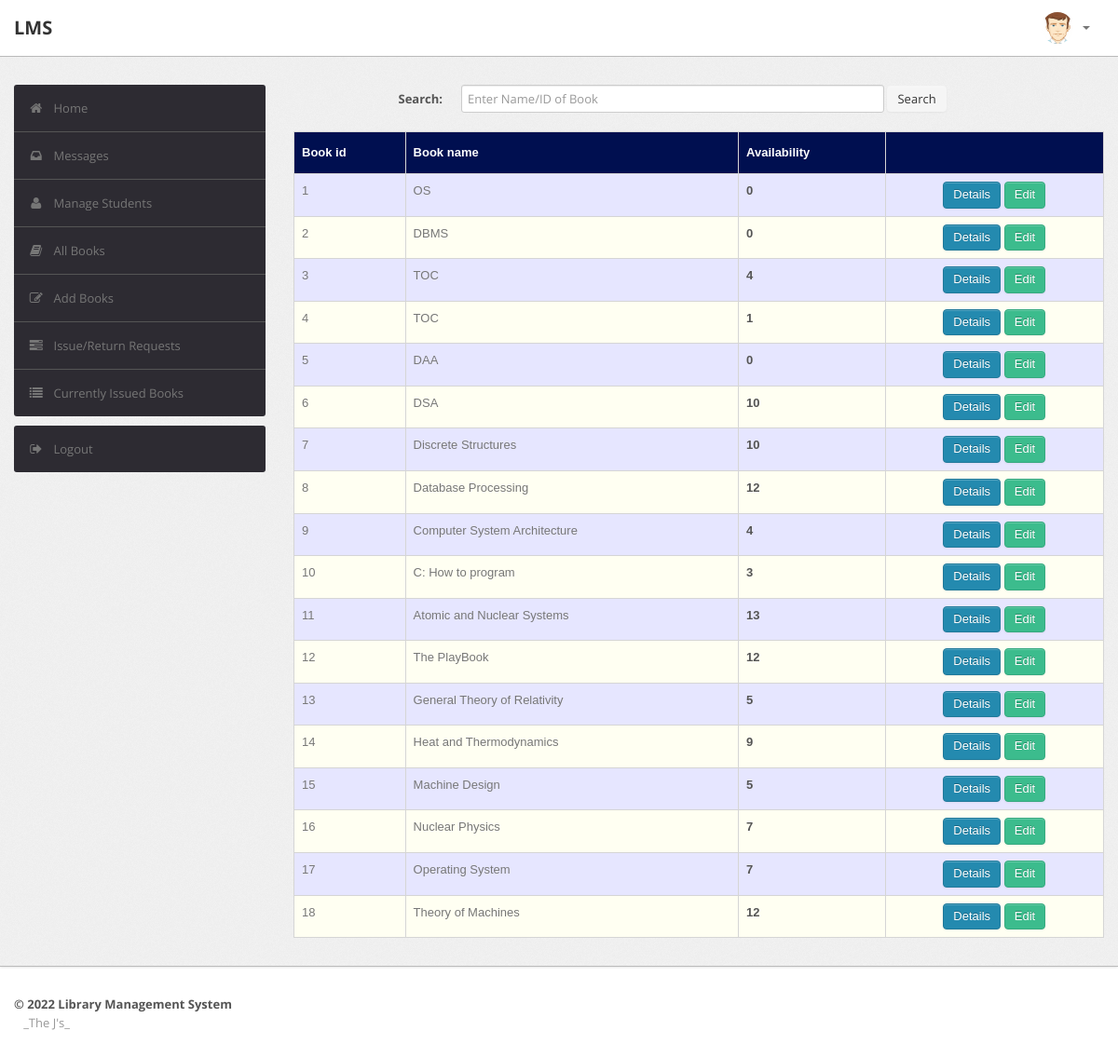
/admin/book.php (signed in), run on the app's committed database.
### tables this page shows
CREATE TABLE `book` (
  `BookId` int(10) NOT NULL,
  `Title` varchar(50) DEFAULT NULL,
  `Publisher` varchar(50) DEFAULT NULL,
  `Year` varchar(50) DEFAULT NULL,
  `Availability` int(5) DEFAULT NULL
);

### admin/book.php (the view, shortened to what this page needs)
<?php
require('dbconn.php');
?>
<?php
if ($_SESSION['RollNo']) {
    ?>
<!DOCTYPE html>
<html lang="en">
    <head>
        <link type="text/css" href="bootstrap/css/bootstrap.min.css" rel="stylesheet">
        <link type="text/css" href="bootstrap/css/bootstrap-responsive.min.css" rel="stylesheet">
        <link type="text/css" href="css/theme.css" rel="stylesheet">
        <link type="text/css" href="images/icons/css/font-awesome.css" rel="stylesheet">
    </head>
    <body>
        <div class="navbar navbar-fixed-top">
            <div class="navbar-inner">
                <div class="container">
                        <a class="brand" href="index.php">LMS </a>
                    <div class="nav-collapse collapse navbar-inverse-collapse">
                        <ul class="nav pull-right">
                            <li class="nav-user dropdown"><a href="#" class="dropdown-toggle" data-toggle="dropdown">
                                <img src="images/user.png" class="nav-avatar" />
                                <b class="caret"></b></a>
                            </li>
                        </ul>
                    </div>
                </div>
            </div>
        </div>
        <div class="wrapper">
            <div class="container">
                <div class="row">
                    <div class="span3">
                        <div class="sidebar">
                            <ul class="widget widget-menu unstyled">
                                <li class="active"><a href="index.php"><i class="menu-icon icon-home"></i>Home
                                </a></li>
                                 <li><a href="message.php"><i class="menu-icon icon-inbox"></i>Messages</a>
                                </li>
                                <li><a href="student.php"><i class="menu-icon icon-user"></i>Manage Students </a>
                                </li>
                                <li><a href="book.php"><i class="menu-icon icon-book"></i>All Books </a></li>
                                <li><a href="addbook.php"><i class="menu-icon icon-edit"></i>Add Books </a></li>
                                <li><a href="requests.php"><i class="menu-icon icon-tasks"></i>Issue/Return Requests </a></li>
                                <li><a href="current.php"><i class="menu-icon icon-list"></i>Currently Issued Books </a></li>
                            </ul>
                            <ul class="widget widget-menu unstyled">
                                <li><a href="logout.php"><i class="menu-icon icon-signout"></i>Logout </a></li>
                            </ul>
                        </div>
                    </div>
                    <div class="span9">
                  <form class="form-horizontal row-fluid" action="book.php" method="post">
                                        <div class="control-group">
                                            <label class="control-label" for="Search"><b>Search:</b></label>
                                            <div class="controls">
                                                <input type="text" id="title" name="title" placeholder="Enter Name/ID of Book" class="span8" required>
                                                <button type="submit" name="submit"class="btn">Search</button>
                                            </div>
                                        </div>
                                    </form>
                                    <br>
                                    <?php
                                    if(isset($_POST['submit']))
                                        {$s=$_POST['title'];
                                            $sql="select * from LMS.book where BookId='$s' or Title like '%$s%'";
                                        }
                                    else
                                        $sql="select * from LMS.book";
                                    $result=$conn->query($sql);
                                    $rowcount=mysqli_num_rows($result);
                                    if(!($rowcount))
                                        echo "<br><center><h2><b><i>No Results</i></b></h2></center>";
                                    else
                                    {
                                    ?>
                        <table class="table" id = "tables">
                                  <thead>
                                    <tr>
                                      <th>Book id</th>
                                      <th>Book name</th>
                                      <th>Availability</th>
                                      <th></th>
                                    </tr>
                                  </thead>
                                  <tbody>
                                    <?php
                            while($row=$result->fetch_assoc())
                            {
                                $bookid=$row['BookId'];
                                $name=$row['Title'];
                                $avail=$row['Availability'];
                            ?>
                                    <tr>
                                      <td><?php echo $bookid ?></td>
                                      <td><?php echo $name ?></td>
                                      <td><b><?php echo $avail ?></b></td>
                                        <td><center>
                                            <a href="bookdetails.php?id=<?php echo $bookid; ?>" class="btn btn-primary">Details</a>
                                            <a href="edit_book_details.php?id=<?php echo $bookid; ?>" class="btn btn-success">Edit</a>
                                        </center></td>
                                    </tr>
                               <?php }} ?>
                               </tbody>
                                </table>
                            </div>
                </div>
            </div>
        </div>
<div class="footer">
            <div class="container">
                <b class="copyleft">&copy; 2022 Library Management System </b> <br>&nbsp;&nbsp; _The J's_
            </div>
        </div>
    </body>
</html>
<?php }
else {
    echo "<script type='text/javascript'>alert('Access Denied!!!')</script>";
} ?>

### admin/css/theme.css (style rules this page uses)
#tables { font-family: "Trebuchet MS", Arial, Helvetica, sans-serif; border-collapse: collapse; width: 100%; }
#tables td, #tables th { border: 1px solid #ddd; padding: 8px; }
#tables tr:nth-child(even) { background-color: #fffff2; }
#tables tr:nth-child(odd) { background-color: #e6e6ff; }
#tables th { padding-top: 12px; padding-bottom: 12px; text-align: left; background-color: #000F50; color: white; }
body { font-size: 13px; font-family: 'Open Sans', Arial, sans-serif; background: #fff; color: #777 }
strong, b { color: #555 }
.wrapper { background: url(../images/bg.png) #eee; border-bottom: 1px solid #bbb; -webkit-box-shadow: 0 1px 2px rgba(0,0,0,0.1); -moz-box-shadow: 0 1px 2px rgba(0,0,0,0.1); box-shadow: 0 1px 2px rgba(0,0,0,0.1); padding: 30px 0 }
.footer { color: #999; padding: 30px 0 60px }
form { margin: 0 }
select, textarea, input[type="text"], input[type="password"], input[type="datetime"], input[type="datetime-local"], input[type="date"], input[type="month"], input[type="time"], input[type="week"], input[type="number"], input[type="email"], input[type="url"], input[type="search"], input[type="tel"], input[type="color"], .uneditable-input, label, input, button, select, textarea { -webkit-border-radius: 3px; -moz-border-radius: 3px; border-radius: 3px; font-size: 13px; font-family: 'Open Sans', Tahoma, Arial, sans-serif }
body [class^="icon-"], body [class*=" icon-"] { font-size: 14px; line-height: 20px; height: 20px }
.form-horizontal .control-group, .form-vertical .control-group { margin-bottom: 0 }
.navbar { position: static!important; margin: 0!important }
.navbar .navbar-inner { background: #fff; border-bottom: 1px solid #bbb; -webkit-box-shadow: 0 1px 2px rgba(0,0,0,0.15); -moz-box-shadow: 0 1px 2px rgba(0,0,0,0.15); box-shadow: 0 1px 2px rgba(0,0,0,0.15) }
.navbar .brand { color: #333; font-weight: bold; font-size: 20px; margin-right: 20px; padding: 20px }
.navbar .nav>li>a { padding: 20px 15px; font-weight: bold; color: #777 }
.nav-user>a { height: 20px }
.nav-avatar { width: 34px; height: 34px; margin: -7px 5px 0 0; -webkit-border-radius: 50%; -moz-border-radius: 50%; border-radius: 50% }
.btn, .btn-box { -webkit-border-radius: 3px; -moz-border-radius: 3px; border-radius: 3px }
.btn { font-size: 13px; font-weight: 600 }
.btn { display: inline-block; margin-bottom: 0; font-weight: 400; text-align: center; vertical-align: middle; cursor: pointer; background-image: none; border: 1px solid transparent; white-space: nowrap; padding: 4px 10px; font-size: 13px; line-height: 1.42857; border-radius: 4px; -webkit-user-select: none; -moz-user-select: none; -ms-user-select: none; user-select: none }
.btn-primary { color: #fff; background-color: #248aaf; border-color: #20799a }
.btn-success { color: #fff; background-color: #3cbc8d; border-color: #36a97f }
.table { margin-bottom: 0 }
.table th, .table td { border-color: #d5d5d5!important }
.widget-menu { background: #fff; -webkit-border-radius: 3px; -moz-border-radius: 3px; border-radius: 3px; overflow: hidden }
.widget-menu a { color: #555; display: block; line-height: 20px; padding: 15px; text-decoration: none!important }
.widget-menu .menu-icon { margin-right: 10px; color: #767676; -webkit-transition: all .2s ease-in-out; -moz-transition: all .2s ease-in-out; transition: all .2s ease-in-out; }
.widget-menu>li+li { border-top: 1px solid #555 }
.widget-menu>li>a { background-color: #2d2b32; color: #767676; -webkit-transition: all .2s ease-in-out; -moz-transition: all .2s ease-in-out; transition: all .2s ease-in-out; }

### data on the page
book: BookId "1", Title "OS", Availability "0"
book: BookId "2", Title "DBMS", Availability "0"
book: BookId "3", Title "TOC", Availability "4"
book: BookId "4", Title "TOC", Availability "1"
book: BookId "5", Title "DAA", Availability "0"
book: BookId "6", Title "DSA", Availability "10"
book: BookId "7", Title "Discrete Structures", Availability "10"
book: BookId "8", Title "Database Processing", Availability "12"
book: BookId "9", Title "Computer System Architecture", Availability "4"
book: BookId "10", Title "C: How to program", Availability "3"
book: BookId "11", Title "Atomic and Nuclear Systems", Availability "13"
book: BookId "12", Title "The PlayBook", Availability "12"
book: BookId "13", Title "General Theory of Relativity", Availability "5"
book: BookId "14", Title "Heat and Thermodynamics", Availability "9"
book: BookId "15", Title "Machine Design", Availability "5"
book: BookId "16", Title "Nuclear Physics", Availability "7"
book: BookId "17", Title "Operating System", Availability "7"
book: BookId "18", Title "Theory of Machines", Availability "12"
